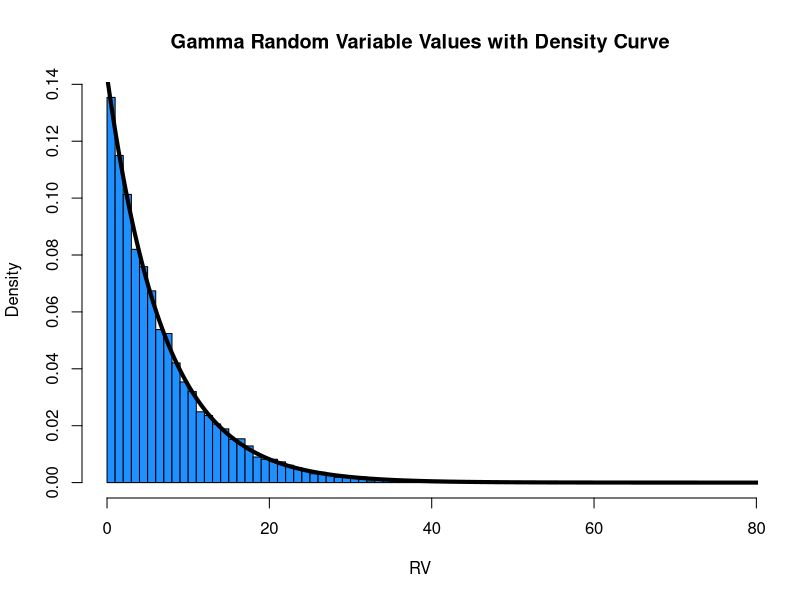

R code for this plot:
# PART 2 ##############################################
###### Enter Gamma parameter values ###################
# Alpha and Beta may be any positive values.
alpha = 1
beta = 7

# Define Number of Observations
observations = 10000

####### Simulation ####################################
####### HIGHLIGHT AND RUN ENTIRE SECTION ##############
####### You may run this multiple times  ##############

#Simulates Gamma Random Variable
RV = rgamma(observations,alpha,1/beta)

# Plots Random Variable
hist(RV, freq = FALSE, col = "dodgerblue", breaks = 100,
     main = "Gamma Random Variable Values with Density Curve",
     xlim=c(0,max(RV)+sqrt(alpha*beta^2)))

# Plots Probability Density Curve
x.range =  seq(0, max(RV)+2*sqrt(alpha*beta^2), 0.01)
pdf = dgamma(x.range,alpha,1/beta)
lines(x.range, pdf, lwd = 4)

#Actual Proportion of values below 3
Proportion = sum(RV<4)/observations
Proportion

##### End of Simulation ################################
